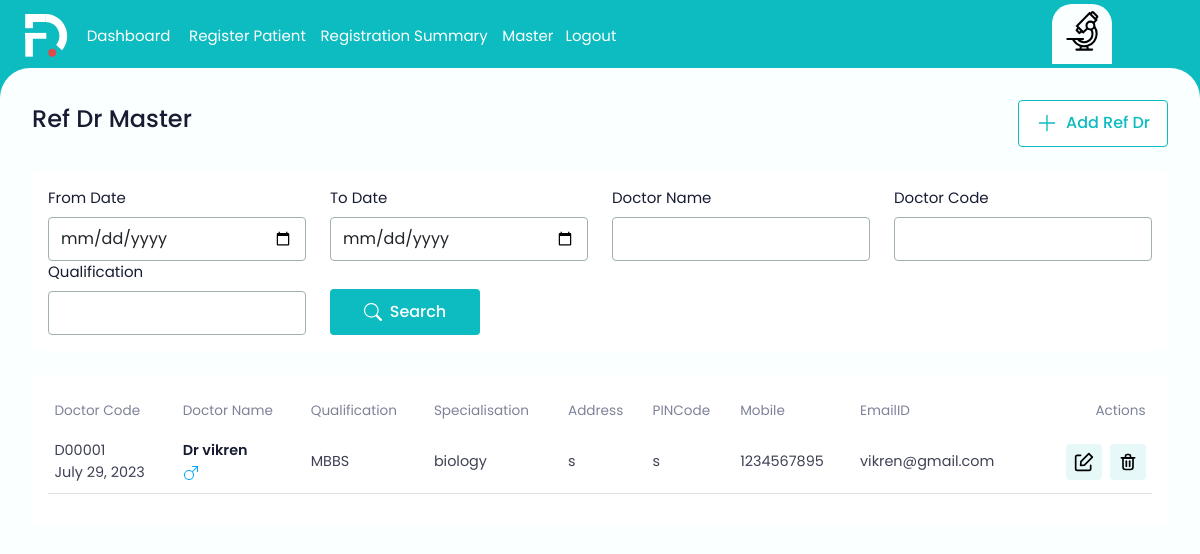
The page /refdrmaster/ (signed in) on the database its author committed.
### ekonapp/models.py (models this page shows, shortened)
class RefDr(models.Model):
    DoctorCode  = models.CharField(max_length=100)
    DoctorName = models.CharField(max_length=100)
    Qualification= models.CharField(max_length=100)
    Specialisation= models.CharField(max_length=100)
    Address= models.CharField(max_length=100)
    PINCode = models.CharField(max_length=100)
    Mobile= models.CharField(max_length=100)
    EmailID= models.CharField(max_length=100)
    date =  models.DateField(auto_now_add=True)

### ekonapp/decorators.py (the view)
    def wrapper(request, *args, **kwargs):
        if not request.user.is_authenticated:
            return redirect('registerlogin')
        elif not Device.objects.filter(user=request.user, is_registered=True).exists():
            return redirect('register_device')
        else:
            return view_func(request, *args, **kwargs)

### ekonapp/templates/RefDrmaster.html (shortened to what this page needs)
{% extends "base.html" %}
{% block content %}
  <main>
    <div class="mb-4 d-flex gap-3 align-items-center pe-3">
        <h5 class="page-heading">Ref Dr Master</h5>
        <div class="ms-auto">
          <div class="d-flex gap-3">
            <a href = "{% url 'refdr' %}">
            <button type="submit" class="theme-btn-outline" >
              <svg>
                  <use xlink:href="static/images/iocn.svg#add"></use>
              </svg>
              <span>Add Ref Dr</span>
          </button>
        </a>
      </div>
        </div>
      </div>
      <form method="POST" action="{% url 'refdrmaster' %}">
    <div class="auto-scroll">
          <div class="bg-white rounded-2 p-3 mb-4">
              <div class="row">
                <div class="col-md-3">
                  <label class="form-label">From Date</label>
                  <input type="date" class="form-control" id="from-date" name="from_date">
                </div>
                <div class="col-md-3">
                  <label class="form-label">To Date</label>
                  <input type="date" class="form-control" id="to-date" name="to_date">
                </div>
                <div class="col-md-3">
                  <label class="form-label">Doctor Name</label>
                  <input type="text" class="form-control" name="DoctorName">
                </div>
                <div class="col-md-3">
                  <label class="form-label">Doctor Code</label>
                  <input type="text" class="form-control" name="DoctorCode">
                </div>
                <div class="col-md-3">
                    <label class="form-label">Qualification</label>
                    <input type="text" class="form-control" name="Qualification">
                  </div>
                <div class="col-md-3">
                  <button type="search" class="theme-btn btn-h">
                    <svg>
                      <use xlink:href="static/images/iocn.svg#search"></use>
                    </svg>
                    <span>Search</span>
                  </button>
                </div>
              </form>
          <div class="bg-white rounded-2 p-3">
              <div class="table-responsive">
                  <table class="table table-data ">
                      <thead>
                        <tr>
                          <th>Doctor Code</th>
                          <th> Doctor Name</th>
                          <th>Qualification</th>
                          <th>Specialisation</th>
                          <th>Address</th>
                          <th>PINCode</th>
                          <th>Mobile</th>
                          <th>EmailID</th>
                          <th class="text-end">Actions</th>
                      <tbody>
                        <tr>
                          {% for refdr in refdrmaster %}
                          <td class="text-nowrap">
                            <span>{{refdr.DoctorCode}}</span><br><span>{{refdr.date}}</span>
                          </td>
                          <td>
                            <div>
                              <div class="text-d-blue fw-semibold">{{refdr.DoctorName }}</div>
                              <div>
                                <svg class="gender-male">
                                  <use xlink:href="assets/images/iocn.svg#gender-male"></use>
                              </svg>
                              </div>
                          </div>
                          </td>
                          <td>{{refdr.Qualification}}</td>
                          <td>{{refdr.Specialisation}}</td>
                          <td>{{refdr.Address}}</td>
                          <td>{{refdr.PINCode}}</td>
                            <td>{{refdr.Mobile}}</td>
                                <td>{{refdr.EmailID}}</td>
                          <td class="text-end">
                            <div class="d-flex gap-2 justify-content-end">
                                <a href="{% url 'edit_refdr' refdr.id %}">
                                  <button type="button" class="table-btn">
                                  </button>
                                </a>
                                  <a href="{% url 'delete' refdr.id %}" >
                                  <button type="button" class="table-btn">
                                  </button>
                                </a>
                            </div>
                        </td>
                        </tr>
                      </thead>
                          {% endfor %}
                    </table>
              </div>
          </div>
  </main>
</body>
</html>
{% endblock %}

### static/css/custom.css (style rules this page uses)
body { font-family: var(--bs-theme-font-family); color: var(--bs-text-color-100); font-size: var(--bs-body-font-size); background-color: var(--bs-theme-color); }
main { background-color: var(--bs-bg-color); border-top-left-radius: 30px; border-top-right-radius: 30px; width: 100%; height: 100%; position: fixed; overflow: hidden; padding: 2rem 1rem 2rem 2rem; margin-right: 2rem; }
main .auto-scroll { overflow-x: hidden; overflow-y: auto; padding-right: 1rem; height: calc(100vh - 200px); }
main .page-heading { font-size: 1.5rem; font-weight: 500; color: var(--bs-text-color-100); }
main .form-control, main .form-select { padding: 0.55rem 0.75rem; border-radius: var(--bs-btn-radius); border-color: var(--bs-textbox-border); }
main .form-label { font-size: var(--bs-text-color-200); }
.theme-btn { background-color: var(--bs-theme-color); padding: 0.7rem 1rem; min-width: 150px; border: 0; font-size: 1rem; font-weight: 500; border-radius: var(--bs-btn-radius); display: flex; gap: 0.5rem; align-items: center; justify-content: center; }
.theme-btn svg { width: 18px; height: 18px; }
.theme-btn, .theme-btn svg { color: #fff; }
.theme-btn-outline { background-color: #fff; padding: 0.65rem 1rem; min-width: 150px; border: 1px solid var(--bs-theme-color); font-size: 1rem; font-weight: 500; border-radius: var(--bs-btn-radius); display: flex; gap: 0.5rem; align-items: center; justify-content: center; }
.theme-btn-outline svg { width: 22px; height: 22px; }
.theme-btn-outline, .theme-btn-outline svg { color: var(--bs-theme-color); }
.btn-h { margin-top: 1.75rem; }
.table-data { width: 100%; }
.table-data > thead th { font-size: 0.85rem; color: var(--bs-text-color-300); font-weight: 400; border-bottom: 0; background-color: #fff; position: sticky; }
.table-data > thead th, .table-data > tbody td { padding: 0.6rem 0.4rem; }
.table-data > tbody td { color: var(--bs-text-color-400); font-size: 0.9rem; vertical-align: middle; }
.table-data > tbody td .table-btn { width: 36px; height: 36px; background-color: var(--bs-table-icon-bg); border-radius: var(--bs-btn-radius); border: 0; }
.table-data > tbody td .table-btn svg { width: 20px; height: 20px; color: var(--bs-text-color-400); }
.gender-male { width: 16px; height: 16px; color: var(--bs-syblue); }
.text-d-blue { color: var(--bs-text-color-100) !important; }

### rows shown on the page
RefDr: DoctorCode "D00001", date "July 29, 2023", DoctorName "Dr vikren", Qualification "MBBS", Specialisation "biology", Address "s", PINCode "s", Mobile "1234567895", EmailID "vikren@gmail.com"
